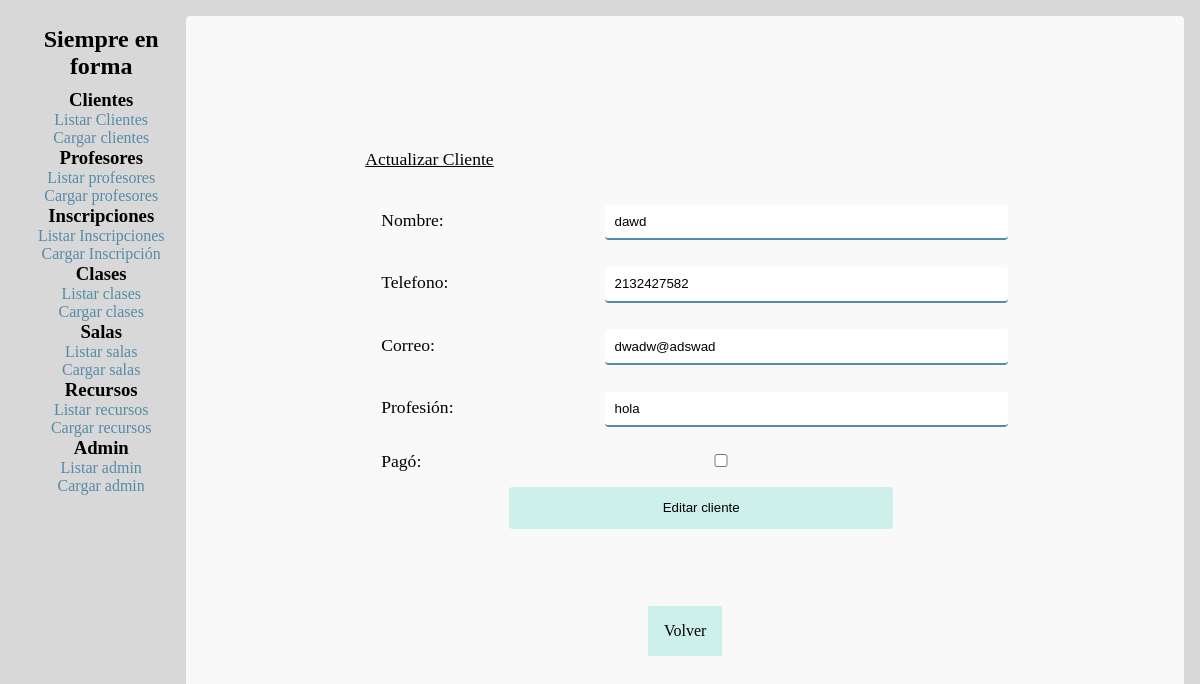
The app's page /code/clientes/editar-cliente.php?id=2 with its own data.
### tables this page shows
CREATE TABLE `clientes` (
  `idcliente` int(11) NOT NULL,
  `nomape` varchar(100) NOT NULL,
  `telefono` varchar(15) NOT NULL,
  `correo` varchar(150) NOT NULL,
  `profesion` varchar(20) NOT NULL,
  `eliminado` char(1) NOT NULL DEFAULT '0'
);

### code/clientes/editar-cliente.php (the view, shortened to what this page needs)
<?php include_once("../conexion.php"); ?>
<!DOCTYPE html>
<html lang="es">
<?php include_once("../_header.php"); ?>
<body onload="checkbox()">
<?php include_once("../_navbar.php"); ?>
    <main class="CONTENEDOR">
        <form class='FORMULARIO' method="post">
            <legend class="FORMULARIO__label">Actualizar Cliente</legend>
            <fieldset class='FORMULARIO__parte'>
            <?php
                $idcliente = $_GET["id"];
                $consulta = mysqli_query($link,"SELECT * FROM clientes where idcliente = '$idcliente'");
                $cliente = mysqli_fetch_assoc($consulta);
                echo"<section class='FORMULARIO__section'>";
                    echo"<label class='FORMULARIO__label' for='nombre'>Nombre: </label>";
                    echo"<input class='FORMULARIO__input' type='text' name='nomape' value='$cliente[nomape]'>";
                echo"</section>";
                echo"<section class='FORMULARIO__section'>";
                    echo"<label class='FORMULARIO__label' for='telefono'>Telefono: </label>";
                    echo"<input class='FORMULARIO__input' type='text' name='telefono' value='$cliente[telefono]'>";
                echo"</section>";
                echo"<section class='FORMULARIO__section'>";
                    echo"<label class='FORMULARIO__label' for='correo'>Correo: </label>";
                    echo"<input class='FORMULARIO__input' type='text' name='correo' value='$cliente[correo]'>";
                echo"</section>";
                echo"<section class='FORMULARIO__section'>";
                    echo"<label class='FORMULARIO__label' for='profesion'>Profesión: </label>";
                    echo"<input class='FORMULARIO__input' type='text' name='profesion' value='$cliente[profesion]'>";
                echo"</section>";
                echo"<section class='FORMULARIO__section'>";
                    echo"<label class='FORMULARIO__label' for='pagocuota'>Pagó: </label>";
                    echo"<input class='FORMULARIO__input' type='checkbox' name='pagocuota' id='pagocuota'><br>";
                echo"</section>";
                echo"<input class='FORMULARIO__submit' type='submit' name='actualizar' value='Editar cliente'>";
            ?>
            </fieldset>
        </form>
        <a class="BOTON" href='./listar-clientes.php'>Volver</a>
    </main>
</body>

### code/css/style.css (style rules this page uses)
:root { --color1:#FDF6F0; --color2:#548CA8; --color3:#F9F9F9; --color4:#CDF0EA; }
* { margin: 0; padding: 0; }
body { background: rgba(200,200,200,70%); display: flex; justify-content: space-between; padding: 1em; }
a { color: var(--color2); text-decoration: none; transition:color 1s; }
.CONTENEDOR,main { border: 3px var(--color4); border-radius: 4px; background-color: var(--color3); padding: 1em; width: 85vw; height: 90vh; display: flex; flex-direction: column; justify-content: center; align-content: center; }

### code/css/forms.css (style rules this page uses)
.FORMULARIO,form { display: flex; flex-direction: column; align-self: center; justify-self: center; width: 40em; padding: 2em; }
.FORMULARIO__parte,fieldset { padding: 1em; width: 40em; border:none; display: flex; flex-direction: column; }
.FORMULARIO__legend,legend { text-decoration: underline; font-size: 1.3em; }
.FORMULARIO__label,label { margin: .3em 0; font-size: 1.1em; }
.FORMULARIO__input, .FORMULARIO__select, input,select { width: 60%; padding: .7em; border: none; margin: 1em; border-radius: 4px; border-bottom: 2px solid var(--color2) }
.FORMULARIO__submit { border: none; border-radius: 4px; padding: 1em; width: 60%; margin-top:.5em; background-color: var(--color4); transition: background-color 2s; cursor: pointer; align-self: center }
.BOTON { margin: 1rem; padding: 1em; align-self: center; text-align: center; background-color: var(--color4); color: black; }
.FORMULARIO__section,section { display: flex; justify-content: space-between; align-items: baseline; }

### records on screen
clientes: nomape "dawd", telefono "2132427582", correo "dwadw@adswad", profesion "hola"
